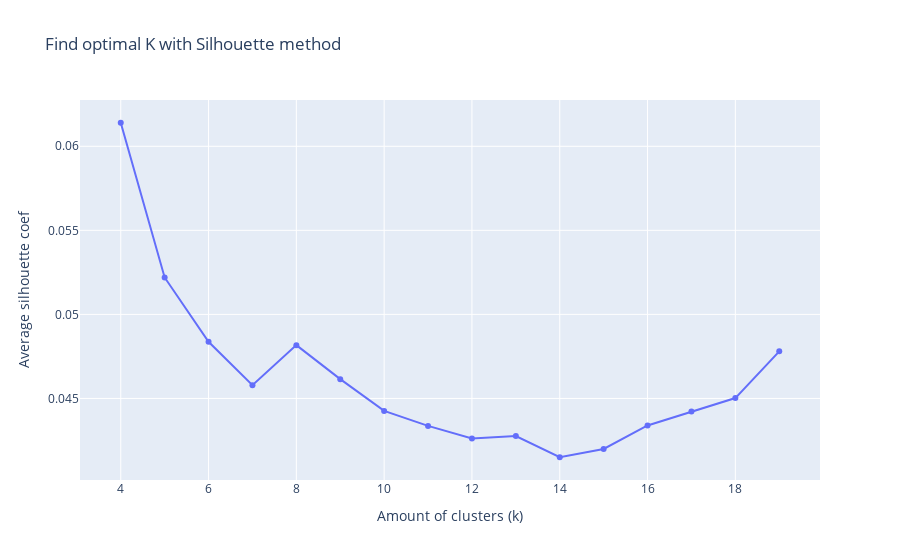

This figure's notebook cell:
### Markdown cell above
For each data-point we calculate s(i) using the following formula:

![img](./assets/Lecture_11/metod_silueta_formula.png)

1. a(i) — Average distance to all other points in the same cluster <br>
This shows how "similar" a point is to its cluster.

2. b(i) — Minimum average distance to points from another cluster <br>
This indicates how "far" a point is from the nearest foreign cluster.

<b> s(i) understending </b>:

- ≈ 1.0 (Our data-point well-clustered)
- ≈ 0.0	(Data-points is very close to other cluster)
- < 0 (Data-point assigned to wrong cluster)

<h3> Overall estimation </h3>

![img](./assets/Lecture_11/metod_silueta_est.png)

S - final coefficient used to select the optimal amount of clusters.

### Code cell
silhouette_avg_scores = []
k_range = range(4,20)
for k in k_range:
    kmeans = KMeans(n_clusters=k, random_state=42)
    labels = kmeans.fit_predict(clustering_dataset)
    score = silhouette_score(clustering_dataset, labels)
    silhouette_avg_scores.append(score)

# Build silhouette coef graph 
fig_score = px.line(
    x=list(k_range),
    y=silhouette_avg_scores,
    markers=True,
    labels={'x': 'Amount of clusters (k)', 'y': 'Average silhouette coef'},
    title='Find optimal K with Silhouette method '
)
fig_score.show()

### Figure 1 — Plotly figure (JSON) as saved in the notebook; plotly's stock layout.template omitted (floating-point values rounded to 4 significant figures)
{"data": [{"hovertemplate": "Amount of clusters (k)=%{x}<br>Average silhouette coef=%{y}<extra></extra>", "legendgroup": "", "line": {"color": "#636efa", "dash": "solid"}, "marker": {"symbol": "circle"}, "mode": "lines+markers", "name": "", "orientation": "v", "showlegend": false, "type": "scatter", "x": [4, 5, 6, 7, 8, 9, 10, 11, 12, 13, 14, 15, 16, 17, 18, 19], "xaxis": "x", "y": [0.0614, 0.0522, 0.04837, 0.04579, 0.04817, 0.04615, 0.04426, 0.04337, 0.04262, 0.04276, 0.0415, 0.042, 0.04339, 0.04423, 0.04502, 0.0478], "yaxis": "y"}], "layout": {"legend": {"tracegroupgap": 0}, "title": {"text": "Find optimal K with Silhouette method "}, "xaxis": {"anchor": "y", "domain": [0, 1], "title": {"text": "Amount of clusters (k)"}}, "yaxis": {"anchor": "x", "domain": [0, 1], "title": {"text": "Average silhouette coef"}}}}
